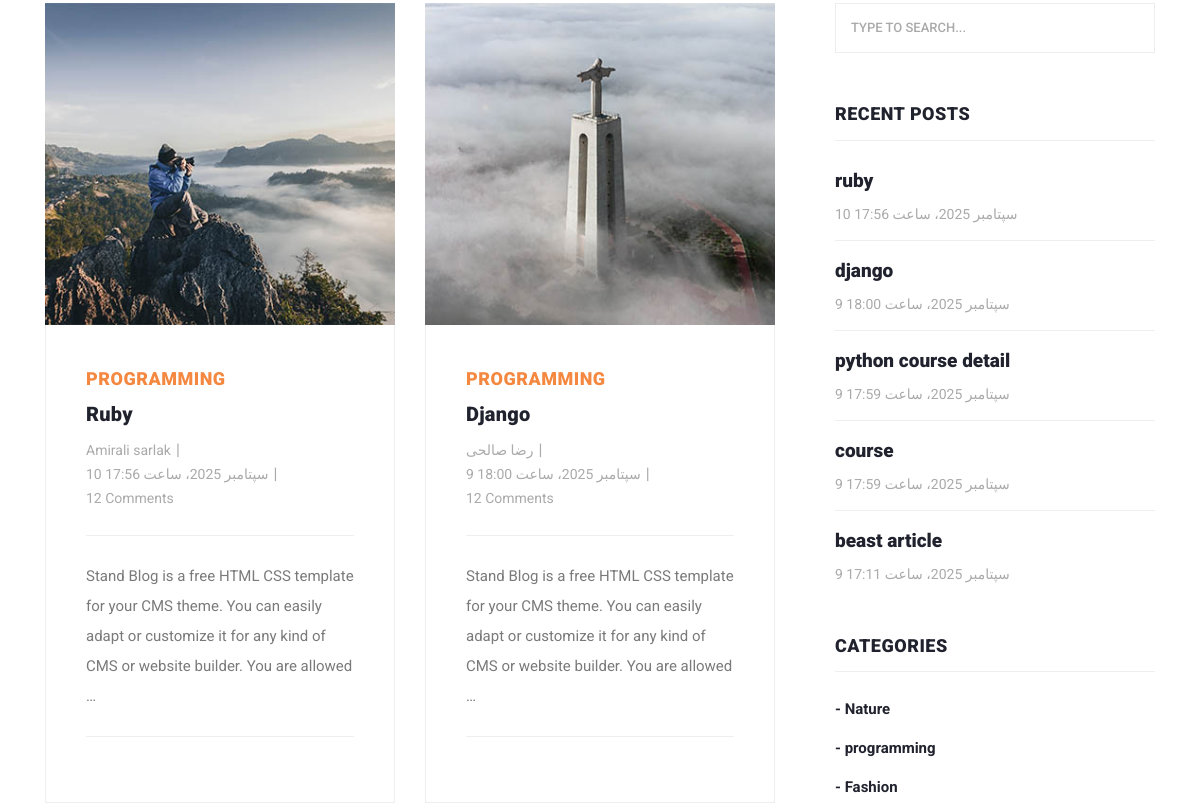
/articles/category/2 (middle part), run on an earlier commit of the app's database.
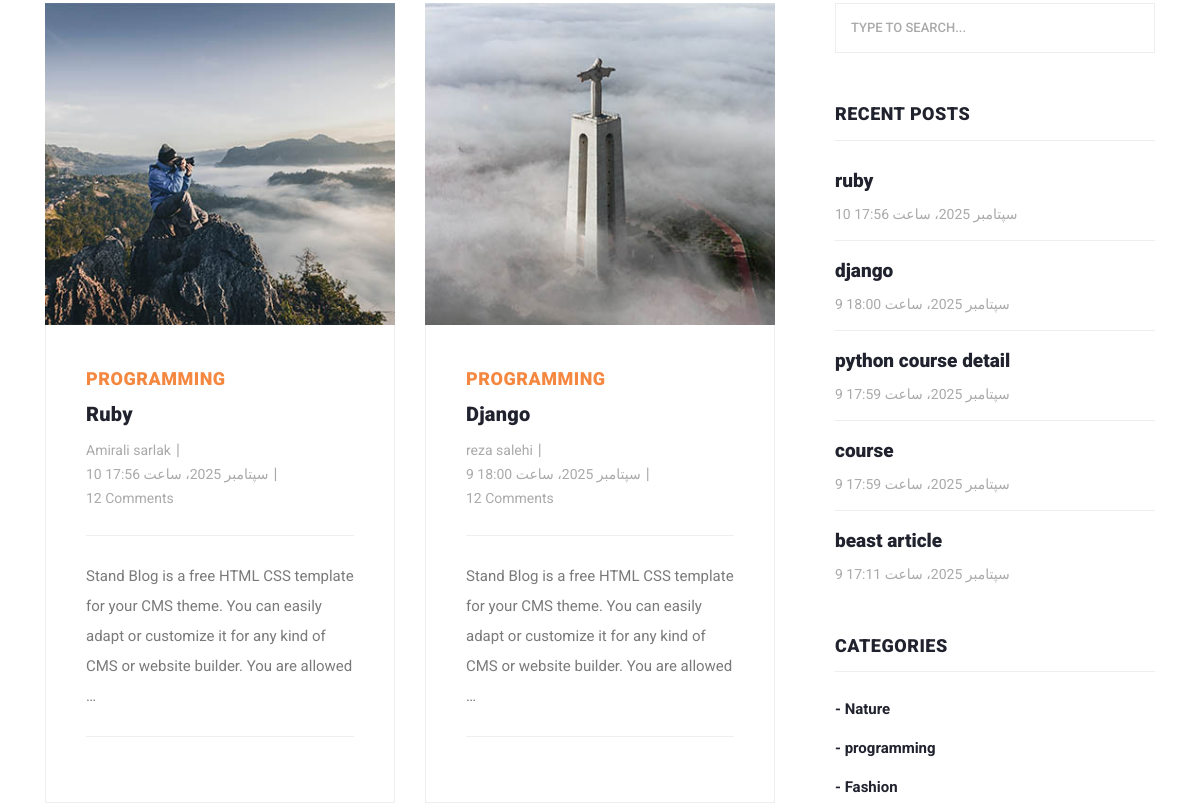
And on a later commit of the database.
### blog/models.py (models this page shows, shortened)
class Article(models.Model):
    author = models.ForeignKey(User,on_delete=models.CASCADE,related_name='articles',verbose_name="نویسنده ی مقاله")
    category = models.ManyToManyField(Category,related_name='articles', verbose_name="دسته بندی")
    title = models.CharField(max_length=100,verbose_name="عنوان")
    body = models.TextField(verbose_name="توضیحات")
    views = models.IntegerField(null=True,verbose_name="بازدید")
    image = models.ImageField(upload_to='images/articles/',verbose_name="انتخاب تصویر",blank=True,null=True)
    created = models.DateTimeField(auto_now_add=True,verbose_name="زمان ساخت")
    updated = models.DateTimeField(auto_now=True,verbose_name="بروزرسانی")
    myfile = models.FileField(upload_to='test',null=True,verbose_name="انتخاب فایل")
    status = models.BooleanField(default=False,verbose_name="وضعیت دوره")
    published = models.BooleanField(default=False,verbose_name="منتشر شده")
    slug = models.SlugField(unique=True,blank=True)
    pub_date = models.DateTimeField(default=timezone.now,verbose_name="تاریخ")
    objects = models.Manager()
    custom_manager = ArticleManager()
    def get_absolute_url(self):
        return reverse('blog:article_details',kwargs={'slug':self.slug})
    def show_image(self):
        if self.image:
            return format_html(f'<img src="{self.image.url}" width="50px" height="50px">')
        return format_html('<h3 style="color:red">تصویر ندارد</h3>')
    show_image.short_description = "تصویر"
    class Meta:
        ordering = ('-created',)
        verbose_name = "مقاله"
        verbose_name_plural = "مقالات"

class  Category(models.Model):
    title = models.CharField(max_length=100, verbose_name="عنوان")
    created = models.DateTimeField(auto_now_add=True)
    def __str__(self):
        return self.title
    class Meta:
        verbose_name = "دسته بندی"
        verbose_name_plural = "دسته بندی ها"

### blog/views.py (the view)
# urls.py: path('category/<int:pk>',views.category_detail,name="category_detail"),
def category_detail(request,pk=None):
    category = get_object_or_404(Category,id=pk)
    articles =category.articles.all()
    return  render(request,"blog/articles_list.html",context={"articles":articles})

### context_processors/context_processors.py (called while the page is built)
def recent_articles(request):
    recent_articles = Article.objects.order_by('-created')
    categories = Category.objects.all()
    return {'recent_articles': recent_articles,"categories": categories}

### home_app/templatetags/my_templatetags.py (called while the page is built)
@register.inclusion_tag('home_app/result.html')
def show_result(text):
    return {'text': text}

### blog/templates/blog/articles_list.html (shortened to what this page needs)
{% extends 'base.html' %}
{% load static %}
{% block content %}
    <section class="blog-posts grid-system">
        <div class="container">
            <div class="row">
                <div class="col-lg-8">
                    <div class="all-blog-posts">
                        <div class="row">
                            {% for article in articles %}
                                <div class="col-lg-6">
                                    <div class="blog-post">
                                        <div class="blog-thumb">
                                            <img src="{{ article.image.url }}" alt="">
                                        </div>
                                        <div class="down-content">
                                            <span>
                                                {% if article.category.all %}
                                                    {{ article.category.first }}
                                                {% else %}
                                                    بدون دسته‌بندی
                                                {% endif %}
                                            </span>
                                            <a href="{{ article.get_absolute_url }}"><h4>{{ article.title }}</h4></a>
                                            <ul class="post-info">
                                                <li><a href="#">{{ article.author.get_full_name }}</a></li>
                                                <li><a href="#">{{ article.created }}</a></li>
                                                <li><a href="#">12 Comments</a></li>
                                            </ul>
                                            <p>{{ article.body|truncatewords:30 }}</p>
                                        </div>
                                    </div>
                                </div>
                            {% endfor %}
                        </div>
                    </div>
                </div>
                {% include "includes/sidebar.html" %}
            </div>
        </div>
    </section>
{% endblock %}

### home_app/templates/home_app/result.html
{% for article in text %}
    <li><a href="post-details.html">
        <h5>{{ article.title }}</h5>
        <span>{{ article.created }}</span>
    </a></li>
{% endfor %}

What changed in the data, as far as the page shows it:
changed Article "Django": author.get_full_name "رضا صالحی" → "reza salehi"
